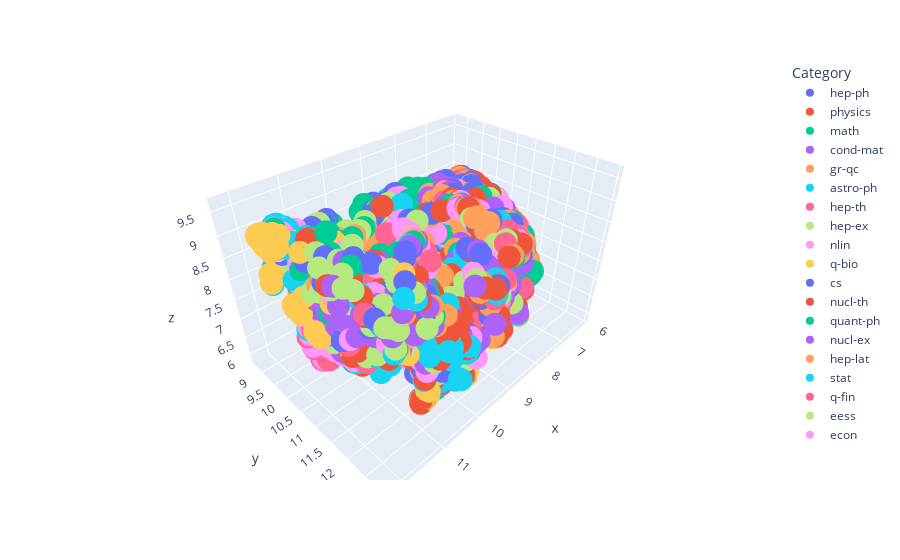

Notebook code for this chart:
### Code cell
import umap.umap_ as umap

import plotly.express as px


# Perform dimensionality reduction using UMAP
reducer = umap.UMAP(n_components=3, random_state=42, n_neighbors=20, min_dist=0.0,metric="cosine")
embeddings_3d = reducer.fit_transform(embeddings)

# Create a DataFrame for the 3D embeddings
embeddings_3d_df = pd.DataFrame(embeddings_3d, columns=['x', 'y', 'z'])
embeddings_3d_df['Category'] = merged_df['unique_primary_category'].values

# Create the 3D scatter plot using Plotly
fig = px.scatter_3d(embeddings_3d_df, x='x', y='y', z='z', color='Category')
fig.show()
fig.write_html("3D_plot_LSTMEncoder.html")
